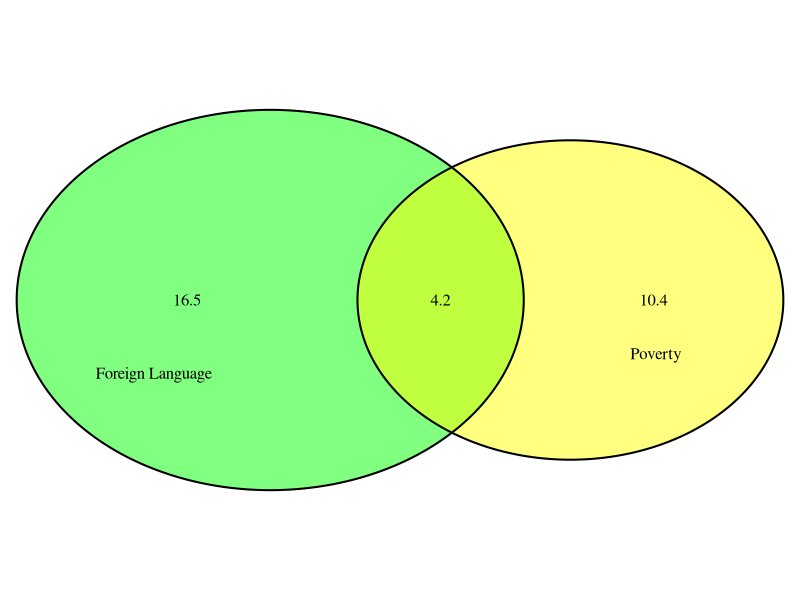
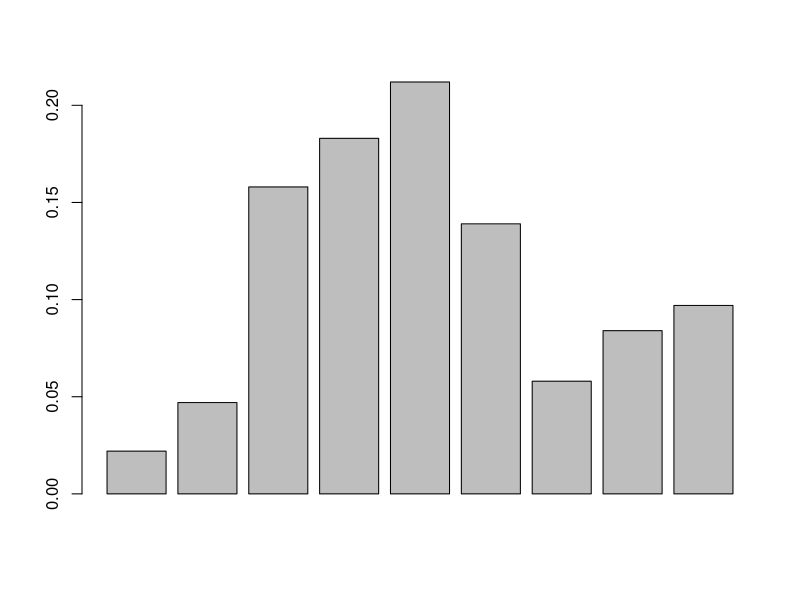

These charts were generated, in order, by the following R code:
## ---- chunk 1
knitr::opts_chunk$set(echo = TRUE)
## ---- chunk 2
library(VennDiagram)
## ---- chunk 3
pline <- 14.6
fxlang <- 20.7
both <- 4.2
## ---- chunk 4
venn.plot <- draw.pairwise.venn(pline, 
                   fxlang,
                   cross.area=both, 
                   c("Poverty", "Foreign Language"), 
                   fill=c("yellow", "green"),
                   cat.dist=-0.08,
                   ind=FALSE)
grid.draw(venn.plot)
## ---- chunk 5
engonly <- pline - both
engonly
## ---- chunk 6
porfx <- fxlang + pline - both
porfx
## ---- chunk 7
apne <- 100 - fxlang - (pline - both)
apne
## ---- chunk 8
chkb <- c(0, 1, 2)
prob <- c(0.54, 0.34, 0.12)
fees <- c(0, 25, 25+35)
df <- data.frame(chkb, prob, fees)
df$weightedrev <- df$prob * df$fees
df
## ---- chunk 9
##Average revenue per passenger
avgrevpp <- sum(df$weightedrev)
avgrevpp
## ---- chunk 10
##Standard deviation
sdiv1 <- sd(df$weightedrev)
sdiv1
## ---- chunk 11
##Expected revenue for a flight of 120 passengers
pas <- 120
rev <- pas * avgrevpp
rev
##Standard deviation
sdiv2 <- pas * sdiv1
sdiv2
## ---- chunk 12
prob1 <- c(0.022, 0.047, 0.158, 0.183, 0.212, 0.139, 0.058, 0.084, 0.097)
barplot(prob1)
